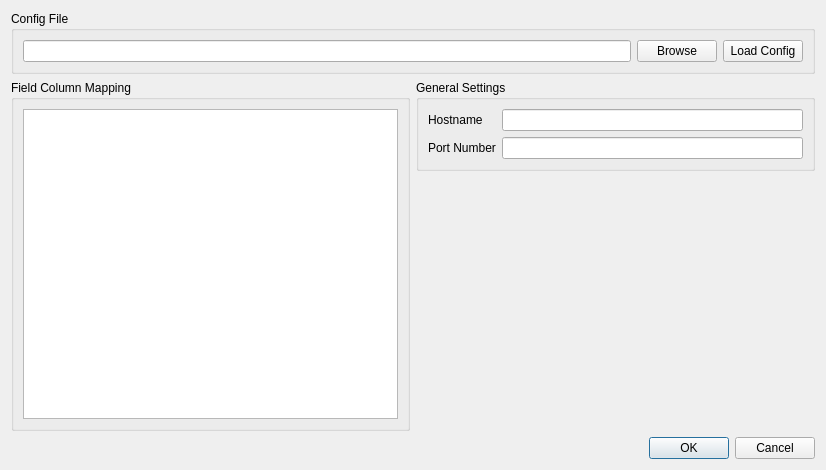
<?xml version="1.0" encoding="UTF-8"?>
<ui version="4.0">
 <class>SettingsDialog</class>
 <widget class="QDialog" name="SettingsDialog">
  <property name="geometry">
   <rect>
    <x>0</x>
    <y>0</y>
    <width>826</width>
    <height>470</height>
   </rect>
  </property>
  <property name="windowTitle">
   <string>Dialog</string>
  </property>
  <layout class="QVBoxLayout" name="verticalLayout_3">
   <item>
    <widget class="QGroupBox" name="groupBox_3">
     <property name="title">
      <string>Config File</string>
     </property>
     <layout class="QHBoxLayout" name="horizontalLayout">
      <item>
       <widget class="QLineEdit" name="filenameLineEdit"/>
      </item>
      <item>
       <widget class="QPushButton" name="browseFilePushButton">
        <property name="text">
         <string>Browse</string>
        </property>
       </widget>
      </item>
      <item>
       <widget class="QPushButton" name="loadConfigPushButton">
        <property name="text">
         <string>Load Config</string>
        </property>
       </widget>
      </item>
     </layout>
    </widget>
   </item>
   <item>
    <layout class="QHBoxLayout" name="horizontalLayout_2">
     <item>
      <widget class="QGroupBox" name="groupBox">
       <property name="title">
        <string>Field Column Mapping</string>
       </property>
       <layout class="QVBoxLayout" name="verticalLayout">
        <item>
         <widget class="QTableWidget" name="selectedFieldsTableWidget"/>
        </item>
       </layout>
      </widget>
     </item>
     <item>
      <layout class="QVBoxLayout" name="verticalLayout_2">
       <item>
        <widget class="QGroupBox" name="groupBox_2">
         <property name="title">
          <string>General Settings</string>
         </property>
         <layout class="QFormLayout" name="formLayout">
          <item row="0" column="0">
           <widget class="QLabel" name="label">
            <property name="text">
             <string>Hostname</string>
            </property>
           </widget>
          </item>
          <item row="0" column="1">
           <widget class="QLineEdit" name="hostnameLineEdit"/>
          </item>
          <item row="1" column="0">
           <widget class="QLabel" name="label_2">
            <property name="text">
             <string>Port Number</string>
            </property>
           </widget>
          </item>
          <item row="1" column="1">
           <widget class="QLineEdit" name="portNumberLineEdit"/>
          </item>
         </layout>
        </widget>
       </item>
       <item>
        <spacer name="verticalSpacer">
         <property name="orientation">
          <enum>Qt::Vertical</enum>
         </property>
         <property name="sizeHint" stdset="0">
          <size>
           <width>20</width>
           <height>40</height>
          </size>
         </property>
        </spacer>
       </item>
      </layout>
     </item>
    </layout>
   </item>
   <item>
    <layout class="QHBoxLayout" name="horizontalLayout_3">
     <item>
      <widget class="QLabel" name="statusLabel">
       <property name="text">
        <string/>
       </property>
      </widget>
     </item>
     <item>
      <widget class="QDialogButtonBox" name="buttonBox">
       <property name="standardButtons">
        <set>QDialogButtonBox::Cancel|QDialogButtonBox::Ok</set>
       </property>
      </widget>
     </item>
    </layout>
   </item>
  </layout>
 </widget>
 <resources/>
 <connections/>
</ui>
